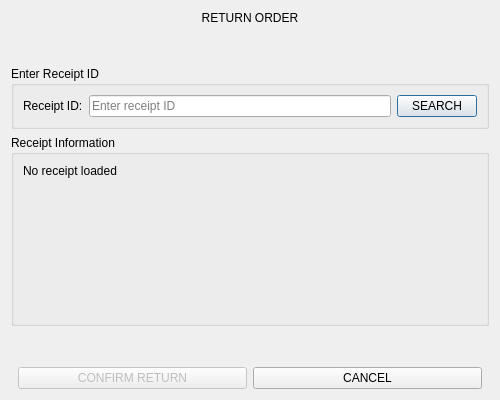
<?xml version="1.0" encoding="UTF-8"?>
<ui version="4.0">
 <class>ReturnOrderDialog</class>
 <widget class="QDialog" name="ReturnOrderDialog">
  <property name="geometry">
   <rect>
    <x>0</x>
    <y>0</y>
    <width>500</width>
    <height>400</height>
   </rect>
  </property>
  <property name="windowTitle">
   <string>Return Order</string>
  </property>
  <layout class="QVBoxLayout" name="verticalLayout">
   <item>
    <widget class="QLabel" name="titleLabel">
     <property name="text">
      <string>RETURN ORDER</string>
     </property>
     <property name="alignment">
      <set>Qt::AlignCenter</set>
     </property>
    </widget>
   </item>
   <item>
    <spacer name="topSpacer">
     <property name="orientation">
      <enum>Qt::Vertical</enum>
     </property>
     <property name="sizeHint" stdset="0">
      <size>
       <width>20</width>
       <height>20</height>
      </size>
     </property>
    </spacer>
   </item>
   <item>
    <widget class="QGroupBox" name="searchGroup">
     <property name="title">
      <string>Enter Receipt ID</string>
     </property>
     <layout class="QHBoxLayout" name="searchLayout">
      <item>
       <widget class="QLabel" name="receiptIDLabel">
        <property name="text">
         <string>Receipt ID:</string>
        </property>
       </widget>
      </item>
      <item>
       <widget class="QLineEdit" name="receiptIDEdit">
        <property name="placeholderText">
         <string>Enter receipt ID</string>
        </property>
       </widget>
      </item>
      <item>
       <widget class="QPushButton" name="searchButton">
        <property name="text">
         <string>SEARCH</string>
        </property>
       </widget>
      </item>
     </layout>
    </widget>
   </item>
   <item>
    <widget class="QGroupBox" name="receiptGroup">
     <property name="title">
      <string>Receipt Information</string>
     </property>
     <layout class="QVBoxLayout" name="receiptLayout">
      <item>
       <widget class="QLabel" name="receiptInfoLabel">
        <property name="text">
         <string>No receipt loaded</string>
        </property>
        <property name="alignment">
         <set>Qt::AlignTop</set>
        </property>
        <property name="wordWrap">
         <bool>true</bool>
        </property>
        <property name="minimumSize">
         <size>
          <width>0</width>
          <height>150</height>
         </size>
        </property>
       </widget>
      </item>
     </layout>
    </widget>
   </item>
   <item>
    <spacer name="bottomSpacer">
     <property name="orientation">
      <enum>Qt::Vertical</enum>
     </property>
     <property name="sizeHint" stdset="0">
      <size>
       <width>20</width>
       <height>20</height>
      </size>
     </property>
    </spacer>
   </item>
   <item>
    <layout class="QHBoxLayout" name="buttonLayout">
     <item>
      <spacer name="leftSpacer">
       <property name="orientation">
        <enum>Qt::Horizontal</enum>
       </property>
      </spacer>
     </item>
     <item>
      <widget class="QPushButton" name="confirmReturnButton">
       <property name="text">
        <string>CONFIRM RETURN</string>
       </property>
       <property name="enabled">
        <bool>false</bool>
       </property>
      </widget>
     </item>
     <item>
      <widget class="QPushButton" name="cancelButton">
       <property name="text">
        <string>CANCEL</string>
       </property>
      </widget>
     </item>
     <item>
      <spacer name="rightSpacer">
       <property name="orientation">
        <enum>Qt::Horizontal</enum>
       </property>
      </spacer>
     </item>
    </layout>
   </item>
  </layout>
 </widget>
 <resources/>
 <connections/>
</ui>
